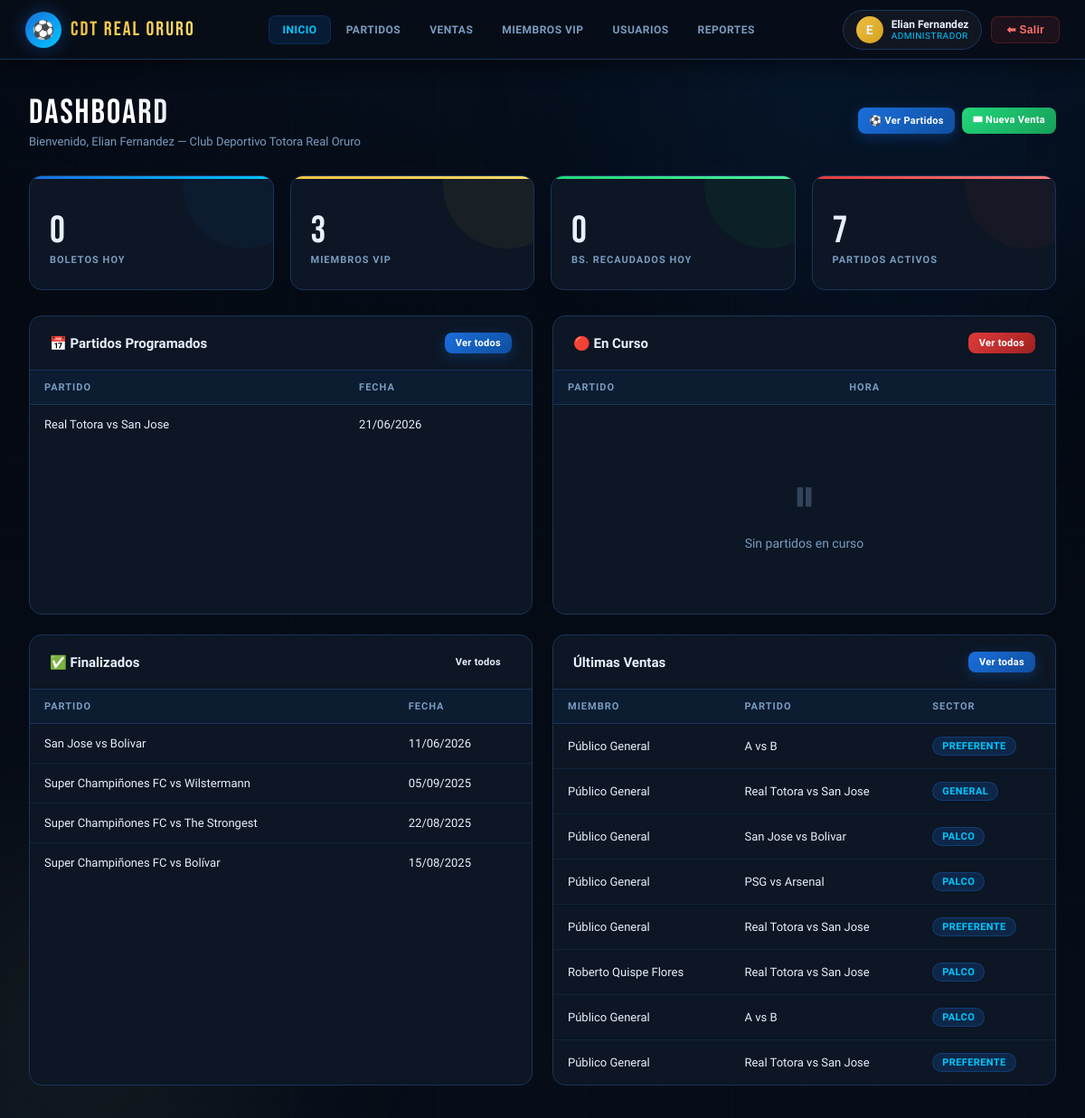
The app's page /dashboard/ (signed in), older data.
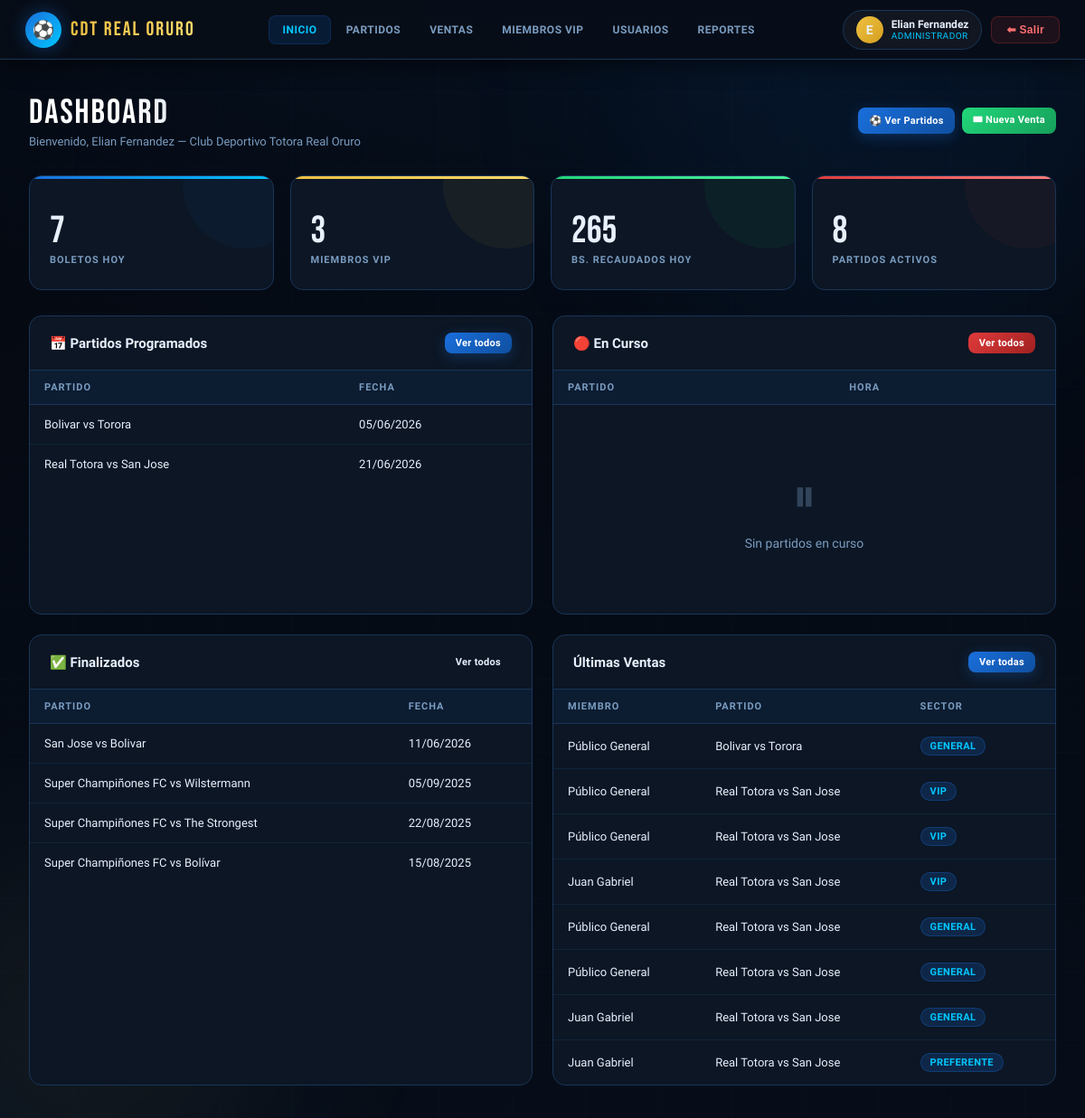
The same page, newer data.
### champinones/models.py (models this page shows, shortened)
class Evento(models.Model):
    class EstadoEvento(models.TextChoices):
        PROGRAMADO = 'PROGRAMADO', _('Programado')
        EN_CURSO   = 'EN_CURSO',   _('En Curso')
        FINALIZADO = 'FINALIZADO', _('Finalizado')
        CANCELADO  = 'CANCELADO',  _('Cancelado')
    nombre = models.CharField(
        max_length=200,
        verbose_name=_('Nombre del Evento'),
    )
    equipo_local = models.CharField(
        max_length=100,
        verbose_name=_('Equipo Local'),
    )
    equipo_visitante = models.CharField(
        max_length=100,
        verbose_name=_('Equipo Visitante'),
    )
    fecha = models.DateField(
        verbose_name=_('Fecha'),
    )
    hora = models.TimeField(
        verbose_name=_('Hora'),
    )
    precio_base = models.DecimalField(
        max_digits=8,
        decimal_places=2,
        validators=[MinValueValidator(0)],
        verbose_name=_('Precio Base (BOB)'),
    )
    capacidad_total = models.PositiveIntegerField(
        verbose_name=_('Capacidad Total'),
    )
    capacidad_disponible = models.PositiveIntegerField(
        verbose_name=_('Capacidad Disponible'),
    )
    estado = models.CharField(
        max_length=12,
        choices=EstadoEvento.choices,
        default=EstadoEvento.PROGRAMADO,
        verbose_name=_('Estado'),
    )
    descripcion = models.TextField(
        blank=True,
        verbose_name=_('Descripción'),
    )
    creado_por = models.ForeignKey(
        Usuario,
        on_delete=models.SET_NULL,
        null=True, blank=True,
        related_name='eventos_creados',
        verbose_name=_('Creado por'),
    )
    fecha_creacion = models.DateTimeField(auto_now_add=True)
    class Meta:
        verbose_name        = _('Evento')
        verbose_name_plural = _('Eventos')
        ordering            = ['fecha', 'hora']
    SECTOR_MULTIPLIERS = {
        'GENERAL': Decimal('1.00'),
        'PREFERENTE': Decimal('1.25'),
        'VIP': Decimal('1.50'),
        'PALCO': Decimal('2.00'),
    }

class Boleto(models.Model):
    class SectorAsiento(models.TextChoices):
        GENERAL   = 'GENERAL',   _('General')
        PREFERENTE = 'PREFERENTE', _('Preferente')
        VIP       = 'VIP',       _('VIP')
        PALCO     = 'PALCO',     _('Palco')
    evento = models.ForeignKey(
        Evento,
        on_delete=models.PROTECT,
        related_name='boletos',
        verbose_name=_('Evento'),
    )
    miembro_vip = models.ForeignKey(
        MiembroVIP,
        on_delete=models.SET_NULL,
        null=True, blank=True,
        related_name='boletos',
        verbose_name=_('Miembro VIP'),
    )
    vendido_por = models.ForeignKey(
        Usuario,
        on_delete=models.SET_NULL,
        null=True, blank=True,
        related_name='boletos_vendidos',
        verbose_name=_('Vendido por'),
    )
    sector = models.CharField(
        max_length=12,
        choices=SectorAsiento.choices,
        default=SectorAsiento.GENERAL,
        verbose_name=_('Sector'),
    )
    precio_pagado = models.DecimalField(
        max_digits=8,
        decimal_places=2,
        validators=[MinValueValidator(0)],
        verbose_name=_('Precio Pagado (BOB)'),
    )
    codigo = models.CharField(
        max_length=12,
        unique=True,
        default=generar_codigo_boleto,
        editable=False,
        verbose_name=_('Código Único'),
    )
    numero_factura = models.CharField(
        max_length=20,
        unique=True,
        editable=False,
        verbose_name=_('Número de Factura'),
        help_text=_('Generado automáticamente'),
        blank=True,
        null=True,
    )
    subtotal = models.DecimalField(
        max_digits=8,
        decimal_places=2,
        default=0.00,
        validators=[MinValueValidator(0)],
        verbose_name=_('Subtotal (BOB)'),
    )
    impuesto_iva = models.DecimalField(
        max_digits=8,
        decimal_places=2,
        default=0.00,
        validators=[MinValueValidator(0)],
        verbose_name=_('IVA 13% (BOB)'),
    )
    descuento = models.DecimalField(
        max_digits=8,
        decimal_places=2,
        default=0.00,
        validators=[MinValueValidator(0)],
        verbose_name=_('Descuento (BOB)'),
    )
    total_factura = models.DecimalField(
        max_digits=8,
        decimal_places=2,
        editable=False,
        verbose_name=_('Total Factura (BOB)'),
        default=0.00,
    )
    fecha_compra = models.DateTimeField(
        default=timezone.now,
        verbose_name=_('Fecha de Compra'),
    )
    pago_con_saldo_vip = models.BooleanField(
        default=False,
        verbose_name=_('Pagado con Saldo VIP'),
    )
    metodo_pago = models.CharField(
        max_length=20,
        choices=[
            ('EFECTIVO', _('Efectivo')),
            ('TARJETA', _('Tarjeta')),
            ('SALDO_VIP', _('Saldo VIP')),
            ('OTRO', _('Otro')),
        ],
        default='EFECTIVO',
        verbose_name=_('Método de Pago'),
    )
    referencia_pago = models.CharField(
        max_length=50,
        blank=True,
        verbose_name=_('Referencia de Pago (transacción, talón, etc.)'),
    )
    observaciones = models.TextField(
        blank=True,
        verbose_name=_('Observaciones'),
    )
    class Meta:
        verbose_name        = _('Boleto')
        verbose_name_plural = _('Boletos')
        ordering            = ['-fecha_compra']

class MiembroVIP(models.Model):
    usuario = models.OneToOneField(
        Usuario,
        on_delete=models.SET_NULL,
        null=True, blank=True,
        related_name='miembro_vip',
        verbose_name=_('Cuenta de usuario'),
    )
    ci = models.CharField(
        max_length=8,
        validators=[validate_ci],
        verbose_name=_('Cédula de Identidad'),
    )
    complemento = models.CharField(
        max_length=2,
        blank=True,
        validators=[validate_complemento],
        verbose_name=_('Complemento CI'),
        help_text=_('Solo si existe duplicidad (ej: 1A, 3C).'),
    )
    extension = models.CharField(
        max_length=2,
        choices=DepartamentoExtension.choices,
        verbose_name=_('Extensión (Departamento)'),
    )
    nombre_completo = models.CharField(
        max_length=150,
        verbose_name=_('Nombre Completo'),
    )
    correo = models.EmailField(
        unique=True,
        verbose_name=_('Correo Electrónico'),
    )
    celular = models.CharField(
        max_length=8,
        validators=[validate_celular],
        verbose_name=_('Celular'),
    )
    saldo = models.DecimalField(
        max_digits=10,
        decimal_places=2,
        default=0.00,
        validators=[MinValueValidator(0)],
        verbose_name=_('Saldo (BOB)'),
    )
    estado = models.CharField(
        max_length=12,
        choices=EstadoMiembro.choices,
        default=EstadoMiembro.ACTIVO,
        verbose_name=_('Estado'),
    )
    fecha_registro = models.DateTimeField(
        default=timezone.now,
        verbose_name=_('Fecha de Registro'),
    )
    class Meta:
        verbose_name        = _('Miembro VIP')
        verbose_name_plural = _('Miembros VIP')
        ordering            = ['-fecha_registro']
        constraints = [
            models.UniqueConstraint(
                fields=['ci', 'complemento', 'extension'],
                name='unique_ci_complemento_extension',
            )
        ]

### champinones/views.py (the view)
# urls.py: path('dashboard/',   views.dashboard,    name='dashboard'),
@login_required
@user_passes_test(es_personal_o_admin)
def dashboard(request):
    hoy = localdate()
    boletos_hoy  = Boleto.objects.filter(fecha_compra__date=hoy)
    recargas_hoy = Recarga.objects.filter(
        fecha_solicitud__date=hoy,
        estado=Recarga.EstadoRecarga.APROBADA,
    )
    recargas_pendientes = Recarga.objects.filter(
        estado=Recarga.EstadoRecarga.PENDIENTE
    ).select_related('miembro')
    stats = {
        'boletos_hoy':      boletos_hoy.count(),
        'vips_activos':     MiembroVIP.objects.filter(estado='ACTIVO').count(),
        'ingresos_hoy':     boletos_hoy.aggregate(t=Sum('precio_pagado'))['t'] or Decimal('0'),
        'total_partidos':   Evento.objects.exclude(estado='CANCELADO').count(),
    }
    partidos_programados = Evento.objects.filter(
        estado=Evento.EstadoEvento.PROGRAMADO,
        fecha__gte=hoy
    ).order_by('fecha')[:10]
    partidos_en_curso = Evento.objects.filter(
        estado=Evento.EstadoEvento.EN_CURSO
    ).order_by('-fecha')[:5]
    partidos_finalizados = Evento.objects.filter(
        estado=Evento.EstadoEvento.FINALIZADO
    ).order_by('-fecha')[:5]
    context = {
        'stats':               stats,
        'partidos_programados': partidos_programados,
        'partidos_en_curso':   partidos_en_curso,
        'partidos_finalizados': partidos_finalizados,
        'ultimas_ventas':      Boleto.objects.select_related('evento', 'miembro_vip').order_by('-fecha_compra')[:8],
        'recargas_pendientes': recargas_pendientes[:10],
        'es_admin':            request.user.es_admin,
    }
    return render(request, 'portal/dashboard.html', context)

### champinones/models.py (called while the page is built)
    @property
    def es_admin(self):
        return self.rol == RolUsuario.ADMIN or self.is_superuser

### champinones/views.py (called while the page is built)
def es_personal_o_admin(user):
    return user.is_authenticated and user.rol in (RolUsuario.ADMIN, RolUsuario.PERSONAL)

### champinones/templates/portal/dashboard.html (shortened to what the changed rows need)
{% extends "portal/base_portal.html" %}
{% block content %}
<div class="page">
  <div class="stats-grid">
    <div class="stat-card blue"><div class="stat-icon"></div><div class="stat-value">{{ stats.boletos_hoy }}</div><div class="stat-label">Boletos Hoy</div></div>
    <div class="stat-card green"><div class="stat-icon"></div><div class="stat-value">{{ stats.ingresos_hoy }}</div><div class="stat-label">Bs. Recaudados Hoy</div></div>
    <div class="stat-card red"><div class="stat-icon"></div><div class="stat-value">{{ stats.total_partidos }}</div><div class="stat-label">Partidos Activos</div></div>
  </div>
  <div class="dash-grid">
    <div class="card">
      <div class="card-body" style="padding:0;">
        <table><thead><tr><th>Partido</th><th>Fecha</th></tr></thead>
        <tbody>
          {% for p in partidos_programados %}
          <tr>
            <td>{{ p.equipo_local }} vs {{ p.equipo_visitante }}</td>
            <td>{{ p.fecha|date:"d/m/Y" }}</td>
          </tr>
          {% empty %}
          <tr><td colspan="2"><div class="empty-state"><div class="empty-state-icon">⚽</div><p>Sin partidos programados</p></div></td></tr>
          {% endfor %}
        </tbody></table>
      </div>
    </div>
    <div class="card">
      <div class="card-body" style="padding:0;">
        <table><thead><tr><th>Partido</th><th>Hora</th></tr></thead>
        </table>
      </div>
    </div>
    <div class="card">
      <div class="card-body" style="padding:0;">
        <table><thead><tr><th>Partido</th><th>Fecha</th></tr></thead>
        <tbody>
          {% for p in partidos_finalizados %}
          <tr>
            <td>{{ p.equipo_local }} vs {{ p.equipo_visitante }}</td>
            <td>{{ p.fecha|date:"d/m/Y" }}</td>
          </tr>
          {% empty %}
          <tr><td colspan="2"><div class="empty-state"><div class="empty-state-icon">✓</div><p>Sin partidos finalizados</p></div></td></tr>
          {% endfor %}
        </tbody></table>
      </div>
    </div>
    <div class="card">
      <div class="card-body" style="padding:0;">
        <table><thead><tr><th>Miembro</th><th>Partido</th><th>Sector</th></tr></thead>
        <tbody>
          {% for v in ultimas_ventas %}
          <tr>
            <td>{{ v.miembro_vip.nombre_completo|default:"Público General" }}</td>
            <td>{{ v.evento.equipo_local }} vs {{ v.evento.equipo_visitante }}</td>
            <td><span class="badge badge-blue">{{ v.get_sector_display }}</span></td>
          </tr>
          {% empty %}
          <tr><td colspan="3"><div class="empty-state"><div class="empty-state-icon"></div><p>No hay ventas registradas</p></div></td></tr>
          {% endfor %}
        </tbody></table>
      </div>
    </div>
  </div>
</div>
{% endblock %}

Row changes from the older to the newer data that the page shows:
no longer on this page (row unchanged): Boleto: miembro_vip.nombre_completo "Público General", evento.equipo_local "A", evento.equipo_visitante "B", sector "PREFERENTE"
no longer on this page (row unchanged): Boleto: miembro_vip.nombre_completo "Público General", evento.equipo_local "San Jose", evento.equipo_visitante "Bolivar", sector "PALCO"
no longer on this page (row unchanged): Boleto: miembro_vip.nombre_completo "Público General", evento.equipo_local "PSG", evento.equipo_visitante "Arsenal", sector "PALCO"
no longer on this page (row unchanged): Boleto: miembro_vip.nombre_completo "Público General", evento.equipo_local "Real Totora", evento.equipo_visitante "San Jose", sector "PREFERENTE"
no longer on this page (row unchanged): Boleto: miembro_vip.nombre_completo "Roberto Quispe Flores", evento.equipo_local "Real Totora", evento.equipo_visitante "San Jose", sector "PALCO"
no longer on this page (row unchanged): Boleto: miembro_vip.nombre_completo "Público General", evento.equipo_local "A", evento.equipo_visitante "B", sector "PALCO"
no longer on this page (row unchanged): Boleto: miembro_vip.nombre_completo "Público General", evento.equipo_local "Real Totora", evento.equipo_visitante "San Jose", sector "PREFERENTE"
added Evento: equipo_local "Bolivar", equipo_visitante "Torora", fecha "05/06/2026"
added Boleto: miembro_vip.nombre_completo "Público General", evento.equipo_local "Bolivar", evento.equipo_visitante "Torora", sector "GENERAL"
added Boleto: miembro_vip.nombre_completo "Público General", evento.equipo_local "Real Totora", evento.equipo_visitante "San Jose", sector "VIP"
added Boleto: miembro_vip.nombre_completo "Público General", evento.equipo_local "Real Totora", evento.equipo_visitante "San Jose", sector "VIP"
added Boleto: miembro_vip.nombre_completo "Juan Gabriel", evento.equipo_local "Real Totora", evento.equipo_visitante "San Jose", sector "VIP"
added Boleto: miembro_vip.nombre_completo "Público General", evento.equipo_local "Real Totora", evento.equipo_visitante "San Jose", sector "GENERAL"
added Boleto: miembro_vip.nombre_completo "Juan Gabriel", evento.equipo_local "Real Totora", evento.equipo_visitante "San Jose", sector "GENERAL"
added Boleto: miembro_vip.nombre_completo "Juan Gabriel", evento.equipo_local "Real Totora", evento.equipo_visitante "San Jose", sector "PREFERENTE"
Text that changed along with them:
{{ stats.boletos_hoy }}: "0" → "7"
{{ stats.ingresos_hoy }}: "0" → "265"
{{ stats.total_partidos }}: "7" → "8"
